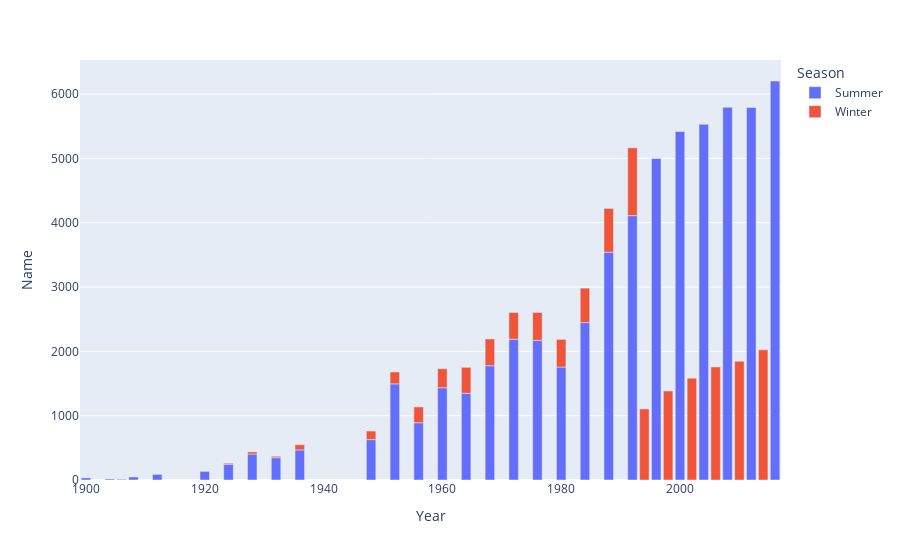

The notebook cell saved with this chart:
### Code cell
by_women = complete_set.groupby("Sex").get_group("F")

women_by_year = by_women.sort_values(["Year"]).groupby(["Year", "Season"], as_index=False)
women_by_year = women_by_year["Name"].count()


fig = px.bar(women_by_year, x="Year", y="Name", color="Season")
fig.show()

### Figure 1 — Plotly figure (JSON) as saved in the notebook; plotly's stock layout.template omitted (floating-point values rounded to 4 significant figures)
{"data": [{"alignmentgroup": "True", "hovertemplate": "Season=Summer<br>Year=%{x}<br>Name=%{y}<extra></extra>", "legendgroup": "Summer", "marker": {"color": "#636efa", "pattern": {"shape": ""}}, "name": "Summer", "offsetgroup": "Summer", "orientation": "v", "showlegend": true, "textposition": "auto", "type": "bar", "x": [1900, 1904, 1906, 1908, 1912, 1920, 1924, 1928, 1932, 1936, 1948, 1952, 1956, 1960, 1964, 1968, 1972, 1976, 1980, 1984, 1988, 1992, 1996, 2000, 2004, 2008, 2012, 2016], "xaxis": "x", "y": [33, 16, 11, 47, 87, 134, 244, 404, 347, 468, 628, 1495, 890, 1435, 1348, 1777, 2190, 2171, 1756, 2447, 3542, 4110, 4998, 5418, 5531, 5793, 5791, 6203], "yaxis": "y"}, {"alignmentgroup": "True", "hovertemplate": "Season=Winter<br>Year=%{x}<br>Name=%{y}<extra></extra>", "legendgroup": "Winter", "marker": {"color": "#EF553B", "pattern": {"shape": ""}}, "name": "Winter", "offsetgroup": "Winter", "orientation": "v", "showlegend": true, "textposition": "auto", "type": "bar", "x": [1924, 1928, 1932, 1936, 1948, 1952, 1956, 1960, 1964, 1968, 1972, 1976, 1980, 1984, 1988, 1992, 1994, 1998, 2002, 2006, 2010, 2014], "xaxis": "x", "y": [17, 33, 22, 81, 133, 185, 246, 295, 404, 416, 415, 434, 430, 536, 680, 1054, 1105, 1384, 1582, 1757, 1847, 2023], "yaxis": "y"}], "layout": {"barmode": "relative", "legend": {"title": {"text": "Season"}, "tracegroupgap": 0}, "margin": {"t": 60}, "xaxis": {"anchor": "y", "domain": [0, 1], "title": {"text": "Year"}}, "yaxis": {"anchor": "x", "domain": [0, 1], "title": {"text": "Name"}}}}
